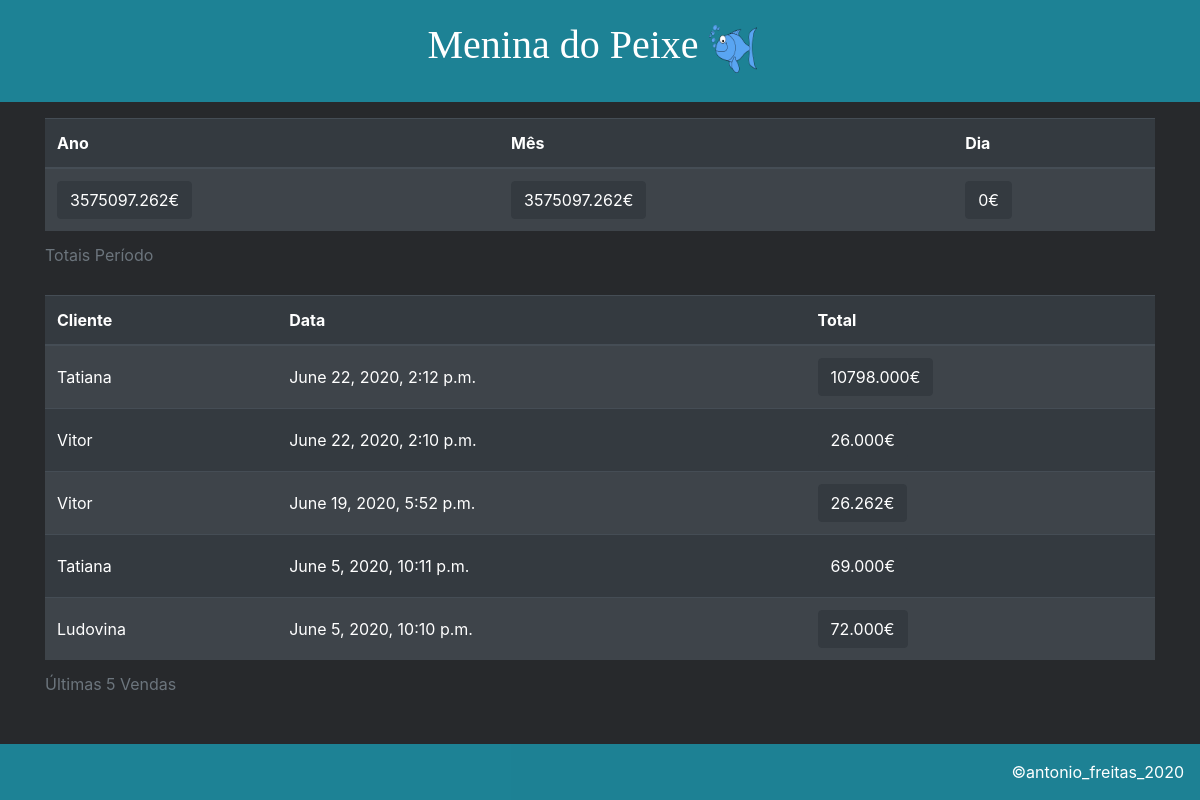
Page /dblists/sales/ (signed in) on the earlier database version.
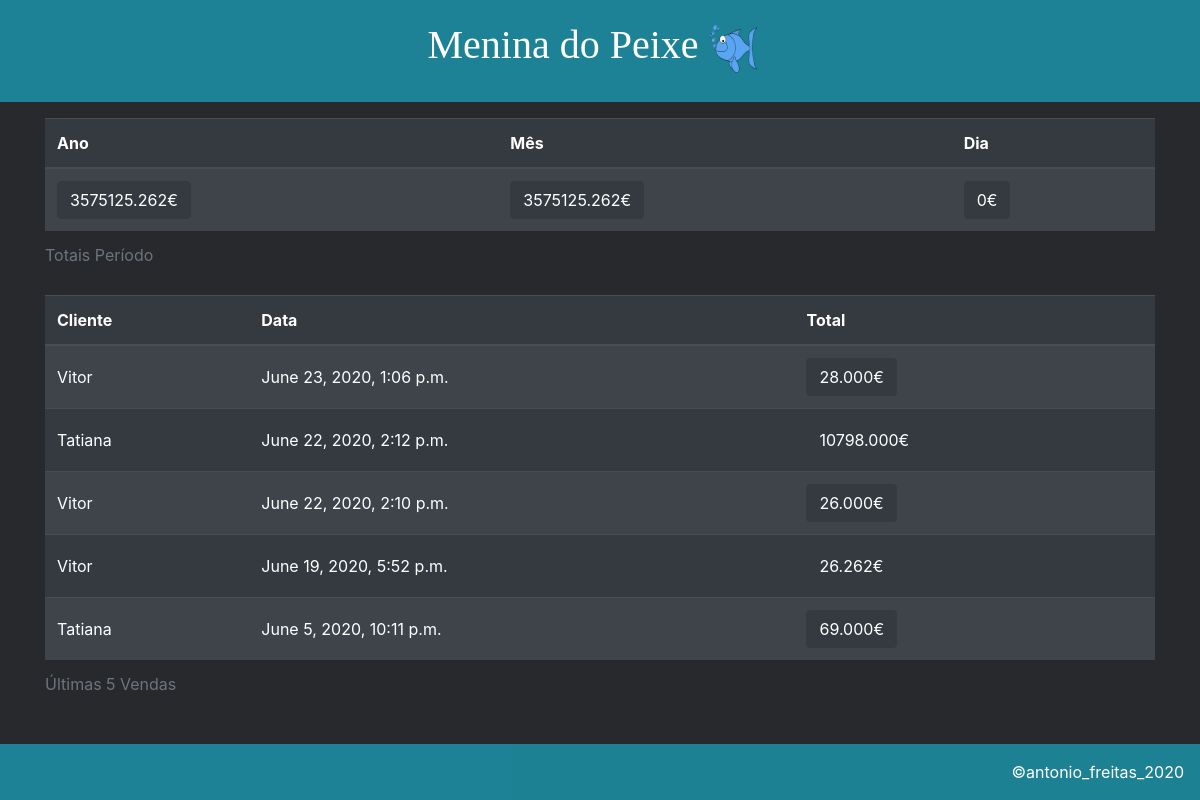
Same page on the later database version.
### mdpapp/models.py (models this page shows, shortened)
class Sale(models.Model):
    id=models.AutoField(primary_key=True)
    sale_date=models.DateTimeField("Data da Venda", auto_now_add=True)
    client=models.ForeignKey(Client, on_delete=models.PROTECT, verbose_name="Clientes")
    sale_note=models.CharField("Observações", max_length=200, null=True)
    sale_total=models.DecimalField(max_digits=10,decimal_places=3)

class Client(models.Model):
    client_name=models.CharField("Nome", max_length=200, unique=True)
    client_address=models.CharField("Endereço", max_length=200)
    client_contact=models.CharField("Contacto", max_length=200)
    client_email=models.EmailField("Email", max_length=200, null=True)
    client_note=models.CharField("Observações", max_length=200)
    client_date_added=models.DateTimeField("Data Adicionado", auto_now_add=True)
    owner=models.ForeignKey(User, on_delete=models.PROTECT)
    def __str__(self):
        return self.client_name

### mdpapp/views.py (the view)
# urls.py: path('dblists/sales/', views.sales, name='sales'),
@login_required
def sales(request):
    today=datetime.datetime.now()
    sales = Sale.objects.order_by('-sale_date')[:5]
    year_sale=Sale.objects.filter(sale_date__year=today.year)
    year_sale_total=0
    for sale in year_sale:
        year_sale_total+=float(sale.sale_total)
    month_sale=year_sale.filter(sale_date__month=today.month)
    month_sale_total=0
    for sale in month_sale:
        month_sale_total+=float(sale.sale_total)
    day_sale=month_sale.filter(sale_date__day=today.day)
    day_sale_total=0
    for sale in day_sale:
        day_sale_total+=float(sale.sale_total)
    hoje=today.day
    mes=today.month
    context = {'sales': sales, 'year_sale_total':year_sale_total, 'month_sale_total':month_sale_total,
    'day_sale_total':day_sale_total, 'hoje':hoje, 'mes':mes}
    print(year_sale_total)
    return render(request, 'mdpapp/sales.html', context)

### mdpapp/templates/mdpapp/sales.html
{% extends "mdpapp/base.html" %}
{% block content %}
    <div class="container">
        <table class="table table-striped table-dark">
            <caption>
                Totais Período
            </caption>
            <thead>
                <tr>
                    <th>
                        Ano
                    </th>
                    <th>
                        Mês
                    </th>
                    <th>
                        Dia
                    </th>
                </tr>
            </thead>
            <tbody>
                <tr>
                    <td>
                        <a href="{% url 'yr_sales' %}">
                            <button type="button" class="btn btn-dark">
                                {{ year_sale_total }}€
                            </button>
                        </a>
                    </td>
                    <td>
                        <a href="{% url 'mn_sales' mes %}">
                            <button type="button" class="btn btn-dark">
                                {{ month_sale_total }}€
                            </button>
                        </a>
                    </td>
                    <td>
                        <a href="{% url 'td_sales' hoje 1 %}">
                            <button type="button" class="btn btn-dark">
                                {{ day_sale_total }}€
                            </button>
                        </a>
                    </td>
                </tr>
            </tbody>
        </table>
    </div>
    <div class="container">
        <table class="table table-striped table-dark">
            <caption>
                Últimas 5 Vendas
            </caption>
            <thead>
                <tr>
                    <th>Cliente</th>
                    <th>Data</th>
                    <th>Total</th>
                </tr>
            </thead>
            <tbody>
                {% for sale in sales %}
                <tr>
                    <td style="vertical-align: middle;">
                        {{ sale.client }}
                    </td>
                    <td style="vertical-align: middle;">
                        {{ sale.sale_date }}
                    </td>
                    <td>
                        <a href="{% url 'sale' sale.id %}">
                            <button type="button" class="btn btn-dark">
                                {{ sale.sale_total }}€
                            </button>
                        </a>
                    </td>
                </tr>
                {% empty %}
                <tr>
                    <td>No clients have been added yet.</td>
                </tr>
                {% endfor %}
            </tbody>
        </table>
    </div>
{% endblock content %}

Differences in the rows shown:
no longer on this page (row unchanged): Sale: client "Ludovina", sale_date "June 5, 2020, 10:10 p.m.", sale_total "72.000"
added Sale: client "Vitor", sale_date "June 23, 2020, 1:06 p.m.", sale_total "28.000"
Other differences:
{{ year_sale_total }}: "3575097.262" → "3575125.262"
{{ month_sale_total }}: "3575097.262" → "3575125.262"
